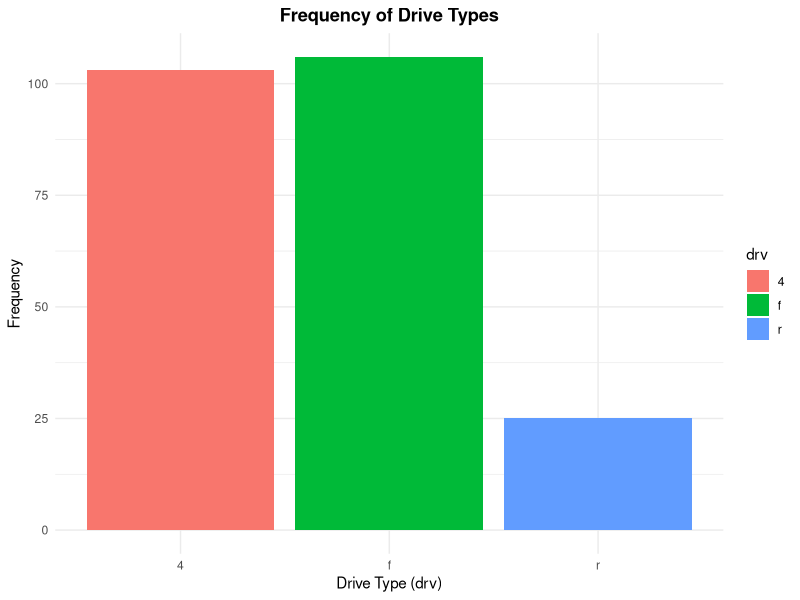
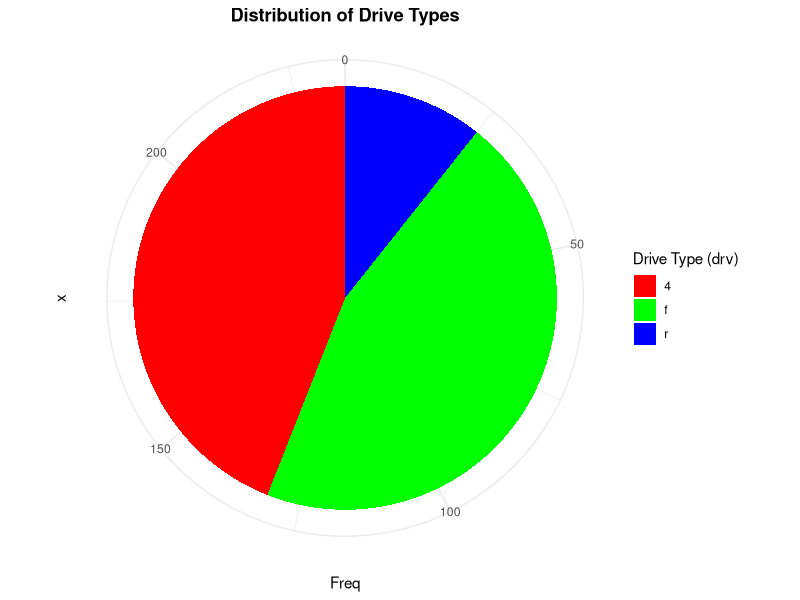
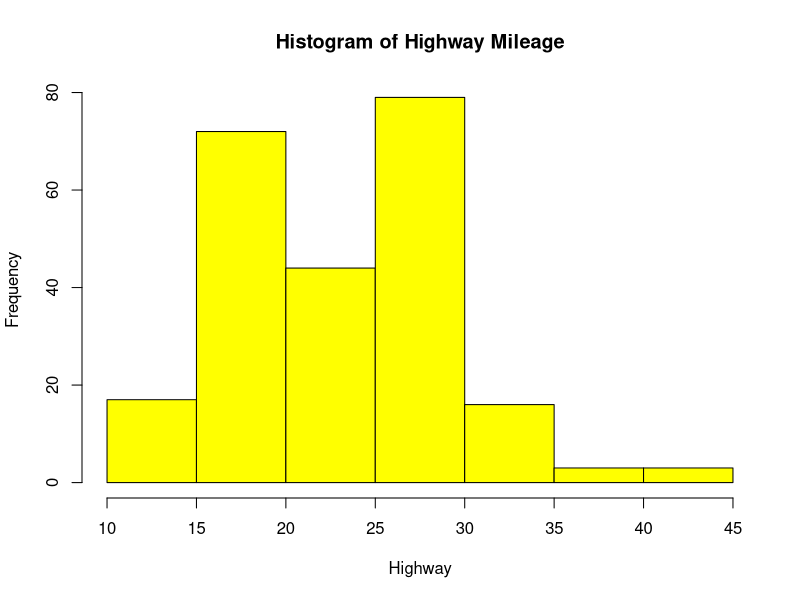
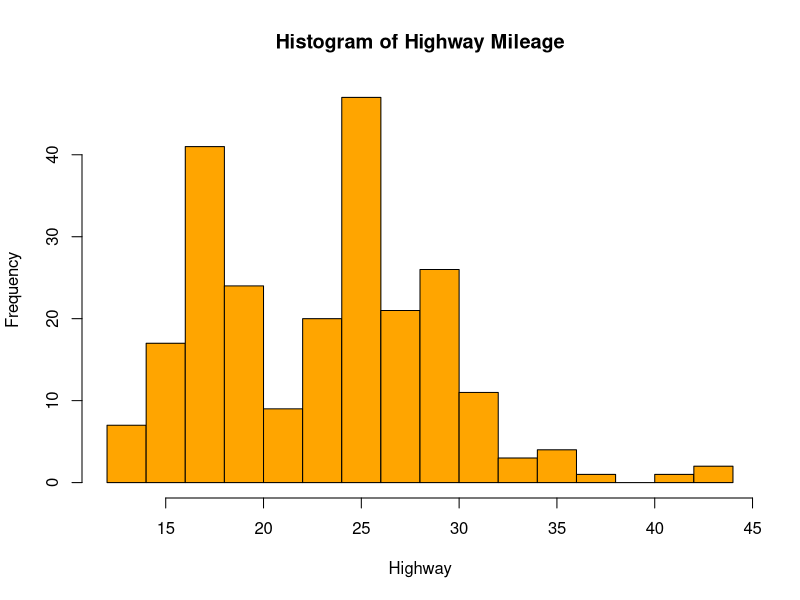
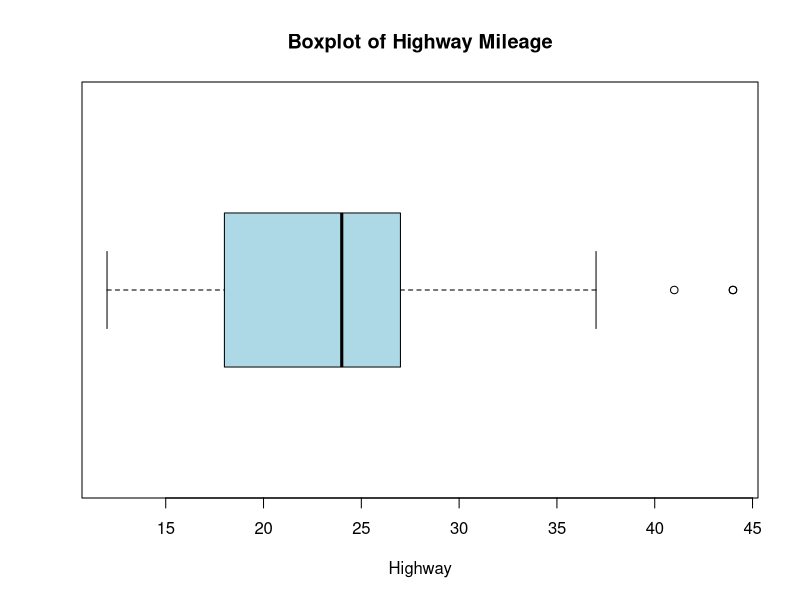
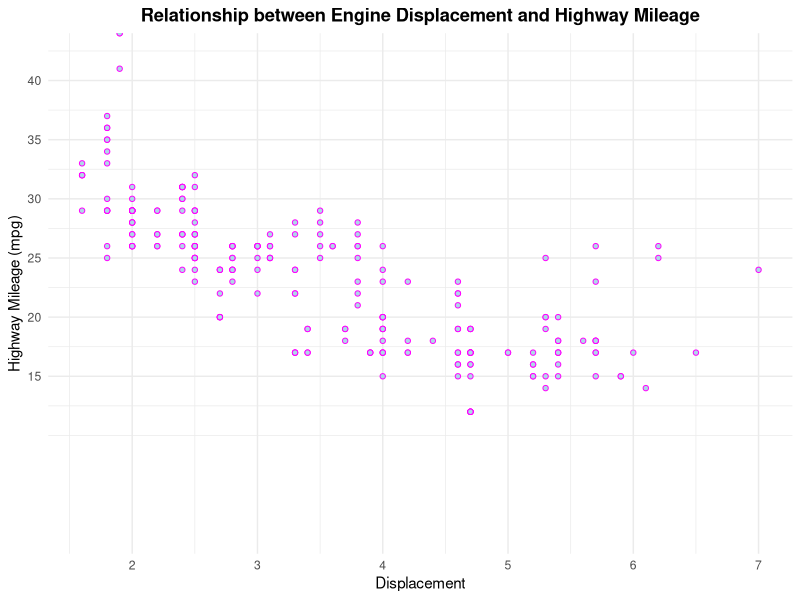
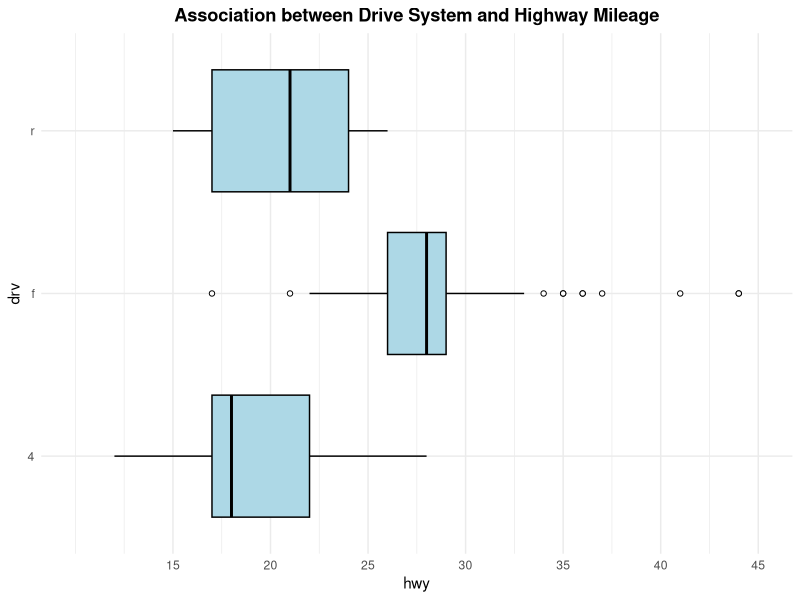
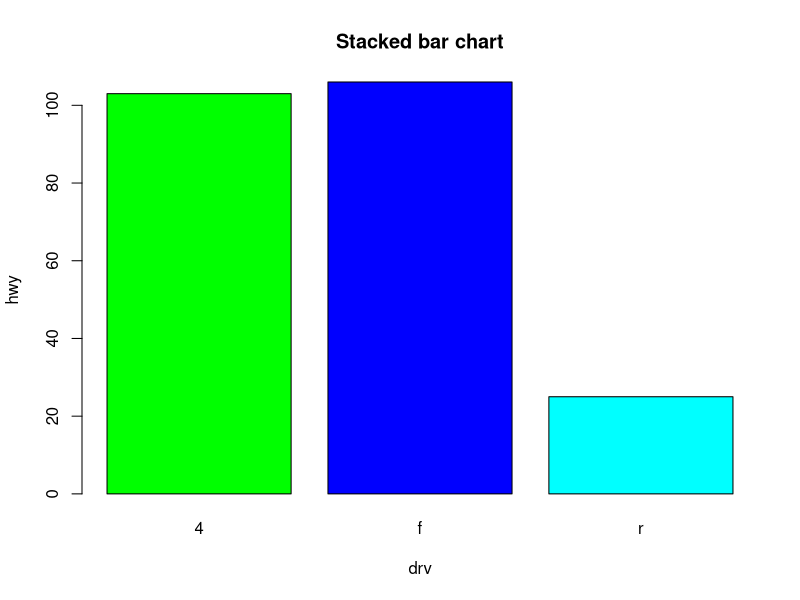

These figures' R source, in order:
## ---- chunk 1
### Packages and Data Setup

# Load the necessary packages
library(tidyverse)
library(palmerpenguins)
library(gridExtra)

# Set global chunk options for displaying multiple plots on the same page
knitr::opts_chunk$set(fig.show = "hold", fig.width = 15, fig.height = 9)

## ---- chunk 2
# Load the mpg dataset as a Data Frame
df <- as.data.frame(mpg)

# Check the Data Frame
head(df)
## ---- chunk 3
# Create a frequency table for the 'drv' variable
freq_table <- as.data.frame(table(mpg$drv))

# Calculate relative frequency and percentage
freq_table$rel_Freq <- round(freq_table$Freq / sum(freq_table$Freq), 2)
freq_table$Percentage <- round(freq_table$rel_Freq * 100, 2)

# Rename the columns for clarity
colnames(freq_table) <- c("drv", "Freq", "rel_Freq", "Percentage")

# Print the frequency table
print(freq_table)
## ---- chunk 4
# Create a bar chart
ggplot(freq_table, aes(x = drv, y = Freq, fill = drv)) +
  geom_bar(stat = "identity") +
  labs(title = "Frequency of Drive Types", x = "Drive Type (drv)", y = "Frequency") +
  theme_minimal() +
  theme(
    plot.title = element_text(hjust = 0.5, face = "bold")
  )
## ---- chunk 5
# Create a pie chart
ggplot(freq_table, aes(x = "", y = Freq, fill = drv)) +
  geom_bar(stat = "identity", width = 1) +
  coord_polar(theta = "y") +
  scale_fill_manual(values = c("4" = "red", "f" = "green", "r" = "blue")) +
  labs(title = "Distribution of Drive Types", fill = "Drive Type (drv)") +
  theme_minimal() +
  theme(
    plot.title = element_text(hjust = 0.5, face = "bold")
  )
## ---- chunk 6
# Simple histogram with custom breaks
hist(mpg$hwy, 
     breaks = seq(10, 45, by = 5),main = "Histogram of Highway Mileage",
     xlab = "Highway",
     ylab = "Frequency",
     col = "yellow")

## ---- chunk 7
# Histogram with x-axis labeled from 12 to 45 in steps of 2

hist(mpg$hwy, 
     
     breaks = seq(12, 45, by = 2),main = "Histogram of Highway Mileage",
     xlab = "Highway",
     ylab = "Frequency",
     col = "orange")

## ---- chunk 8
# Simple Boxplot

boxplot(mpg$hwy, horizontal=TRUE,main="Boxplot of Highway Mileage",xlab="Highway",
        col="lightblue")

## ---- chunk 9
# Scatter plot with adjusted y-axis limits, no grid, and white points with black borders
ggplot(df, aes(x = displ, y = hwy)) +
  geom_point(color = "magenta", fill = "lightblue", shape = 21) +
  labs(title = "Relationship between Engine Displacement and Highway Mileage", 
       x = "Displacement", 
       y = "Highway Mileage (mpg)") +
  scale_y_continuous(breaks = seq(15, 45, by = 5), limits = c(0, NA), expand = c(0, 0)) +
  theme_minimal() +
  theme(
    plot.title = element_text(hjust = 0.5, face = "bold")
  )
## ---- chunk 10
# boxplot showing the association between highway mileage and drive system 
ggplot(df, aes(y = drv, x = hwy)) +
  geom_boxplot(fill = "lightblue", color = "black", outlier.shape = 21, 
               outlier.fill = "white", outlier.color = "black") +
  labs(title = "Association between Drive System and Highway Mileage", 
       x = "hwy", y = "drv") +
  theme_minimal() +
  theme(
    plot.title = element_text(hjust = 0.5, face = "bold")  # Center the title
  ) +
  scale_x_continuous(breaks = seq(15, 45, by = 5), limits = c(10, 45))

## ---- chunk 11
# Stacked bar chart
barplot(table(mpg$drv),col = c("green","blue","cyan"),
        main="Stacked bar chart",
        xlab="drv",
        ylab="hwy")
 
## ---- chunk 12
# Stacked bar chart showing the distribution of vehicle classes within each drive type
ggplot(df, aes(x = drv, fill = class)) +
  geom_bar(position = "stack", color = "black") +
  labs(title = "Distribution of Vehicle Classes by Drive System", 
       x = "Drive System (drv)", 
       y = "Count", 
       fill = "Vehicle Class") +
  scale_fill_manual(values = c("2seater" = "red", 
                             "compact" = "yellow", 
                             "midsize" = "limegreen", 
                             "minivan" = "cyan", 
                             "pickup" = "blue", 
                             "subcompact" = "purple", 
                             "suv" = "magenta"))+
  theme_minimal() +
  theme(
    plot.title = element_text(hjust = 0.5, face = "bold")
  )

## ---- chunk 13
# Clustered bar chart showing association between drv and class
df_complete <- as.data.frame(table(mpg$drv, mpg$class))
colnames(df_complete) <- c("drv", "class", "n")

ggplot(df_complete, aes(x = drv, y = n, fill = class)) +
  geom_bar(stat = "identity", position = "dodge", color = "black") +
  labs(title = "Association between categorical variables", 
       x = "Drive System (drv)", y = "Count", fill = "Vehicle Class") +
  scale_fill_manual(values = c("2seater" = "red", 
                               "compact" = "yellow", 
                               "midsize" = "limegreen",
                               "minivan" = "cyan", 
                               "pickup" = "blue", 
                               "subcompact" = "purple", 
                               "suv" = "magenta")) +
  theme_minimal() +
  theme(
    plot.title = element_text(hjust = 0.5, face = "bold")
  )
## ---- chunk 14
# Stacked bar chart with proportions
df_propor <- df_complete
df_propor$proportion <- df_propor$n / ave(df_propor$n, df_propor$drv, FUN = sum)

ggplot(df_propor, aes(x = drv, y = proportion, fill = class)) +
  geom_bar(stat = "identity", position = "fill", color = "black") +
  labs(title = "Proportion of Vehicle Classes by Drive System",
       x = "Drive System (drv)", 
       y = "Proportion", 
       fill = "Vehicle Class") +
  scale_y_continuous(labels = scales::percent) +
scale_fill_manual(values = c("suv" = "magenta", 
                             "subcompact" = "purple", 
                             "pickup" = "blue", 
                             "minivan" = "cyan", 
                             "midsize" = "limegreen", 
                             "compact" = "yellow", 
                             "2seater" = "red"))+

  theme_minimal() +
  theme(
    plot.title = element_text(hjust = 0.5, face = "bold")
  )
## ---- chunk 15
# Mosaic Plot
mosaicplot(table(mpg$drv,mpg$class),
           col = c("red","yellow","green","lightgreen","lightblue","blue","magenta"),
           main="Mosaic plot",las = 0.5,xlab="",ylab="")
 
## ---- chunk 16
# Scatter plot to show the association between engine displacement and highway mileage -> EMPR_03_Visualization1_AS2024.pdf / pages 4,7 and 14
ggplot(data = mpg, aes(x = displ, y = hwy)) +
  geom_point(aes(shape = fl, color = class)) +
  geom_smooth(method = "lm", se = F) +
  labs(title = "Association between Engine Displacement and Highway Mileage",
       x = "Engine Displacement (liters)",
       y = "Highway Mileage (mpg)",
       color = "Car Class",
       shape = "Fuel Type") +
  theme(
    plot.title = element_text(hjust = 0.5, face = "bold")
  )
## ---- chunk 17
# Scatter plot using geom_point -> EMPR_03_Visualization1_AS2024.pdf / pages 2,4 and 5
point_plot <- ggplot(data = mpg, aes(x = cty, y = hwy)) + 
  geom_point(alpha = 0.6) +  # Add slight transparency for overlapping points
  labs(title = "Scatterplot using geom_point", x = "City MPG", y = "Highway MPG") +
  theme_minimal() +
  theme(
    plot.title = element_text(hjust = 0.5, face = "bold")
  )

# Count plot using geom_count
count_plot <- ggplot(data = mpg, aes(x = cty, y = hwy)) + 
  geom_count(color = "blue", alpha = 0.6) +  # Color to enhance density visibility
  labs(title = "Count Plot using geom_count", x = "City MPG", y = "Highway MPG") +
  theme_minimal() +
  theme(
    plot.title = element_text(hjust = 0.5, face = "bold")
  )

# Display plots side by side
grid.arrange(point_plot, count_plot, ncol = 2)

## ---- chunk 18
# Load the penguins dataset
data(penguins)

# Original (copy of the homework)
ggplot(data = penguins, aes(fill = island, x = species)) +
geom_bar(aes(y = after_stat(prop))) +
  labs(title = "Orginal Plot") +
  theme(
    plot.title = element_text(hjust = 0.5, face = "bold")
  )

# Improved version with absolute counts displayed over proportionally filled bars -> EMPR_04_Visualization2_AS2024.pdf / page 8
p <- ggplot(data = penguins, aes(x = species, fill = island)) + 
  geom_bar(position = "stack") +
  geom_text(stat = "count",
            aes(label = after_stat(count)),
            position = position_stack(vjust = 0.5),
            color = "white",
            vjust = 1.5) +
  labs(title = "Count of Penguin Species by Island with Proportion",
       x = "Penguin Species",
       y = "Count") +
  scale_fill_manual(values = c("Biscoe" = "steelblue",
                               "Dream" = "coral", 
                               "Torgersen" = "lightgreen")) +
  theme_minimal() +
  theme(
    plot.title = element_text(hjust = 0.5, face = "bold")
  )

# Display the plot
p
## ---- chunk 19
# Load the diamonds dataset
data(diamonds)

# Basic bar chart - Clarity distribution grouped by diamond cut
bar_plot <- ggplot(diamonds, aes(x = cut, fill = clarity)) + 
  geom_bar(position = "dodge") +
  labs(title = "Diamond Cut by Clarity (Grouped Bar Chart)", 
       x = "Diamond Cut", y = "Count") +
  theme_minimal() +
  theme(legend.position = "bottom", legend.title = element_blank(),
        plot.margin = unit(c(1, 1, 1, 1), "cm")) +
  theme(
    plot.title = element_text(hjust = 0.5, face = "bold")
  )

# Stacked bar chart - Clarity distribution stacked within each cut category
stacked_bar_plot <- ggplot(diamonds, aes(x = cut, fill = clarity)) + 
  geom_bar(position = "stack") +
  labs(title = "Diamond Cut by Clarity (Stacked Bar Chart)", 
       x = "Diamond Cut", y = "Count") +
  theme_minimal() +
  theme(legend.position = "bottom", legend.title = element_blank(),
        plot.margin = unit(c(1, 1, 1, 1), "cm")) +
  theme(
    plot.title = element_text(hjust = 0.5, face = "bold")
  )

# Pie chart - Proportions of clarity within each cut category
pie_chart <- ggplot(diamonds, aes(x = "", fill = clarity)) + 
  geom_bar(width = 1, position = "fill") +
  coord_polar("y") +
  facet_wrap(~cut) +
  labs(title = "Proportions of Clarity by Diamond Cut (Pie Chart)") +
  theme_minimal() +
  theme(axis.title.x = element_blank(), 
        axis.title.y = element_blank(), 
        axis.text = element_blank(), 
        legend.position = "bottom", 
        legend.title = element_blank(),
        plot.margin = unit(c(1, 1, 1, 1), "cm")) +
  theme(
    plot.title = element_text(hjust = 0.5, face = "bold")
  )

# Another pie chart using polar coordinates
pie_chart1 <- ggplot(diamonds) + 
  geom_bar(aes(cut)) + 
  coord_polar() + 
  labs(title = "Doughnut Chart", 
       x = "Cut", y = "Count") +
  theme_minimal() +
  theme(
    plot.title = element_text(hjust = 0.5, face = "bold")
  )

# Display the charts in a 2x2 grid with adjusted spacing
grid.arrange(bar_plot, stacked_bar_plot, pie_chart, pie_chart1)
